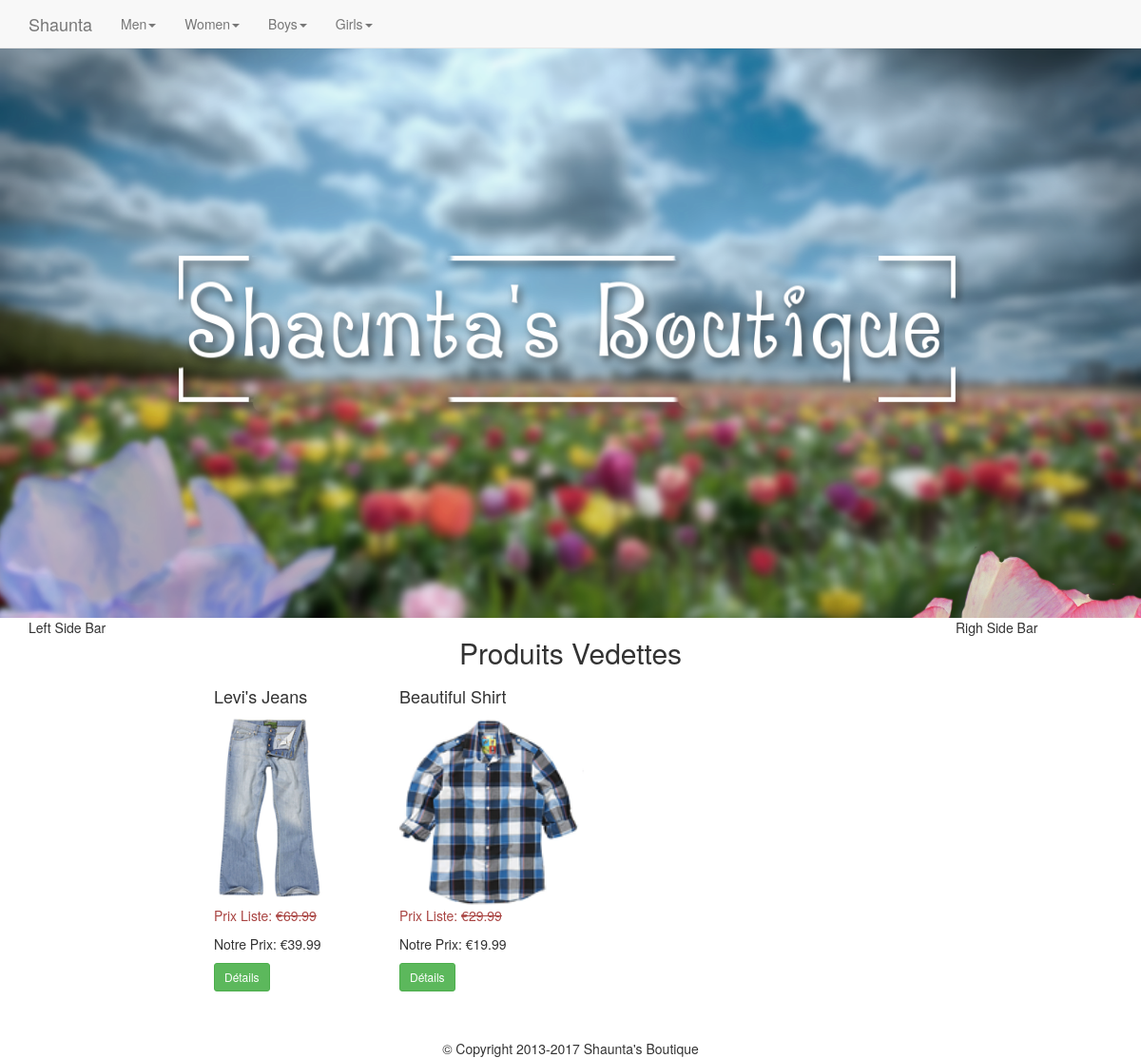
The page / on the database its author committed.
### tables this page shows
CREATE TABLE `categories` (
  `id` int(11) NOT NULL,
  `category` varchar(255) NOT NULL,
  `parent` int(11) NOT NULL DEFAULT '0'
);

CREATE TABLE `products` (
  `id` int(11) NOT NULL,
  `title` varchar(255) NOT NULL,
  `price` decimal(10,2) NOT NULL,
  `list_price` decimal(10,2) NOT NULL,
  `brand` int(11) NOT NULL,
  `categories` varchar(255) NOT NULL,
  `image` varchar(255) NOT NULL,
  `description` text NOT NULL,
  `featured` tinyint(4) NOT NULL DEFAULT '0',
  `sizes` text NOT NULL
);

### index.php (the view, shortened to what this page needs)
<?php
$path = filter_input(INPUT_SERVER, "DOCUMENT_ROOT") . "eCommerce/";
require_once $path . 'core/init.php';
$sql = "SELECT * FROM products WHERE featured = 1";
$featured = $db->query($sql);
?>
<!DOCTYPE html>
<html>
    <?php include_once 'includes/head.php'; ?>
    <body>
        <?php include_once 'includes/navigation.php'; ?>
        <?php include_once 'includes/headerfull.php'; ?>
        <div class="container-fluid">
            <?php include_once 'includes/leftbar.php';?>
            <div class="col-md-8">
                <div class="row">
                    <h2 class="text-center">Produits Vedettes</h2>
                    <?php while($product = $featured->fetch_assoc()): ?>
                    <div class="col-md-3">
                        <h4><?php echo $product['title'] ?></h4>
                        <img src="<?php echo $product['image']?>" alt="<?php echo $product['title']?>" class="img-thumb"/>
                        <p class="list-price text-danger">Prix Liste: <s>€<?php echo $product['list_price']?></s></p>
                        <p class="price">Notre Prix: €<?php echo $product['price']?></p>
                        <button type="button" class="btn btn-sm btn-success" onclick="detailsModal(<?php echo $product['id']?>)">Détails</button>
                    </div>
                    <?php endwhile; ?>
                </div>
            </div>
            <?php include_once 'includes/rightbar.php'; ?>
        <?php include_once 'includes/footer.php'; ?>
    </body>
</html>

### includes/head.php (shortened to what this page needs)
<head>
    <link rel='stylesheet' href='css/bootstrap.css'/>
    <link href="css/main.css" rel="stylesheet" type="text/css"/>
</head>

### includes/navigation.php (shortened to what this page needs)
<?php
$path = filter_input(INPUT_SERVER, "DOCUMENT_ROOT") . "eCommerce/";
require_once $path . 'core/init.php';
$sql = "SELECT * FROM categories WHERE parent=0";
$pquery = $db->query($sql);
?>
<nav class="navbar navbar-default navbar-fixed-top">
    <div class="container">
        <a href="index.php" class="navbar-brand">Shaunta</a>
        <?php
        while($parent = $pquery->fetch_assoc()) :
            ?>
        <ul class="nav navbar-nav">
            <li class="dropdown">
                <a href="#" class="dropdown-toggle" data-toggle="dropdown"><?php echo $parent["category"] ?><span class="caret"></span></a>
            </li>
        </ul>
        <?php endwhile; ?>
    </div>
</nav>

### includes/headerfull.php
<div id="headerWrapper">
    <div id="back-flower"></div>
    <div id="logotext"></div>
    <div id="fore-flower"></div>
</div>

### includes/leftbar.php
<div class="col-md-2">Left Side Bar</div>

### includes/rightbar.php
    <div class="col-md-2">Righ Side Bar</div>
</div>

### includes/footer.php
<footer id="footer" class="text-center">
    &copy; Copyright 2013-2017 Shaunta's Boutique
</footer>

### css/main.css (style rules this page uses)
body { padding-top: 50px; }
#headerWrapper { position: relative; padding: 0; margin: 0; overflow: hidden; height: 600px; background-image: url(../images/headerlogo/background.png); background-repeat: no-repeat; background-size: 100% 700px; background-position: top center; background-attachment: fixed; }
#logotext { position: absolute; width: 100%; height: 180px; background-image: url(../images/headerlogo/text.png); background-repeat: no-repeat; background-position: center; background-size: 70% 180px; top: 50%; margin-top: -90px; }
#fore-flower { position: absolute; width: 100%; height: 400px; background-image: url(../images/headerlogo/fore-flower.png); background-size: auto 400px; background-repeat: no-repeat; background-position: right bottom; top: 525px; right: -50px; }
#back-flower { position: absolute; width: 100%; height: 350px; background-image: url(../images/headerlogo/back-flower.png); background-size: auto 350px; background-repeat: no-repeat; background-position: left bottom; top: 400px; left: -25px; }
.img-thumb { width: auto; height: 200px; }
#footer { margin-top: 50px; }

### rows shown on the page
categories: category "Men"
categories: category "Women"
categories: category "Boys"
categories: category "Girls"
products: title "Levi's Jeans", image (picture), list_price "69.99", price "39.99"
products: title "Beautiful Shirt", image (picture), list_price "29.99", price "19.99"
